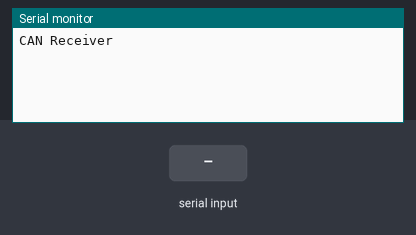
A sketch run on a simulated Arduino Uno, built with avr-gcc and run on an emulated ATmega328P. On the bench: the last lines printed to the serial monitor. The inputs (shaded band) are chosen by the test bench.

Above: at 1.2 s.
1.3 s: "90,45\n" received over Serial
At 1.9 s:
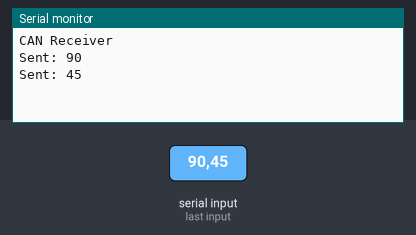
2.8 s: "30,150\n" received over Serial
At 4.8 s:
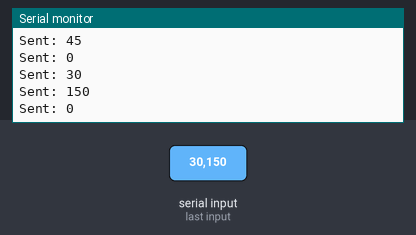
Timing chart, 0 to 6.3 s (numbered marks = the images above; inputs shaded):
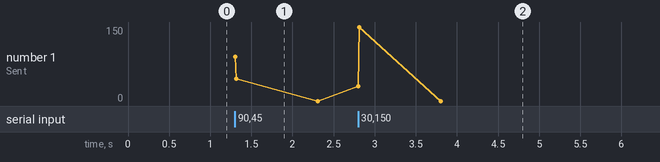

Measured:
- after the input at 1.3 s, the serial monitor: prints a new line at once (image 1)
- after the input at 2.8 s, the serial monitor: prints a new line at once (image 2)

The sketch:

plants_attacker.ino
```cpp
// (licence header left out)
#include "SCT_plants.h"
#include <CAN.h>

//Modbus Registers Offsets
const int LED_COIL = 100;
const int STATE_LEVEL_IREG = 14;
//Used Pins
const int ledPin = 13; //GPIO0

// Events ---------------------------------------------------------------
int controllable_events[] = {1, 3, 5, 7, 9, 11, 13, 15, 17, 19, 21};
int uncontrollable_events[] = {2, 4, 6, 8, 10, 12, 14};
#define open_vin        controllable_events[0]
#define close_vin       controllable_events[1]
#define open_vout       controllable_events[2]
#define close_vout      controllable_events[3]
#define init_system     controllable_events[4]
#define turn_on_mixer   controllable_events[5]
#define turn_off_mixer  controllable_events[6]
#define turn_on_pump    controllable_events[7]
#define turn_off_pump   controllable_events[8]
#define turn_on_tcontrol  controllable_events[9]
#define turn_off_tcontrol controllable_events[10]

#define level_H1        uncontrollable_events[0]
#define level_L1        uncontrollable_events[1]
#define full            uncontrollable_events[2]
#define heated          uncontrollable_events[3]
#define cooled          uncontrollable_events[4]
#define empty           uncontrollable_events[5]
#define process_start   uncontrollable_events[6]

#define NUM_C_EVENTS 11
#define NUM_U_EVENTS 7

//ModbusIP object
//ModbusIP mb;

int a = 0;


void setup() {
  Serial.begin(9600);


 Serial.println("CAN Receiver");
  // start the CAN bus at 500 kbps
  if (!CAN.begin(500E3)) {
    Serial.println("Starting CAN failed!");
    while (1);
  }

}

void loop() {
   //Call once inside loop() - all magic here
   int packetSize = CAN.parsePacket();
   int packId = CAN.packetId();

  if (packetSize) {
    if(packId == 1) {
      // only print packet data for non-RTR packets
      while (CAN.available()) {
        Serial.println((int)CAN.read());
      }
    }


    }


  if (Serial.available()) {
    int input2 = Serial.parseInt();

    CAN.beginPacket(1);
    CAN.write(input2);
    CAN.endPacket();
    Serial.println(String("Sent: ") + input2);

  }

}
```

SCT_plants.cpp
```cpp
/*---------------------------------------

 Supervisory control

This library implements the automata in the Supervisory Control framework

There is two types of automata:
- generic
- supervisor

The generic one is used to implement the model of the plant. The supervisor is used to implement the supervisory control.

Author: Michel Alves - michelrodrigo@ufmg.br
Created in 22/06/2021
*/

#include "SCT_plants.h"

// Struct constructor
State::State(void (*on_enter)(), void (*on_exit)(), char num_state):
  on_enter(on_enter),
  on_exit(on_exit),
  num_state(num_state)
{
}

//Automaton constructor
Automaton::Automaton(State* initial_state)
: m_current_state(initial_state),
  m_transitions(NULL),
  m_num_transitions(0)
{
}

//Automaton destructor
Automaton::~Automaton()
{
  free(m_transitions);
  m_transitions = NULL;

}

//Create a new transition in the automaton
void Automaton::add_transition(State* state_from, State* state_to, int event,
                         void (*on_transition)())
{
  if (state_from == NULL || state_to == NULL)
    return;

  Transition transition = Automaton::create_transition(state_from, state_to, event,
                                               on_transition);
  m_transitions = (Transition*) realloc(m_transitions, (m_num_transitions + 1)
                                                       * sizeof(Transition));
  m_transitions[m_num_transitions] = transition;
  m_num_transitions++;

  Serial.print("Fs: ");
  Serial.print(event);
  Serial.println(1<<state_from->num_state);


}


Automaton::Transition Automaton::create_transition(State* state_from, State* state_to,
                                       int event, void (*on_transition)())
{
  Transition t;
  t.state_from = state_from;
  t.state_to = state_to;
  t.event = event;
  t.on_transition = on_transition;

  return t;
}

void Automaton::trigger(int event)
{
  // Find the transition with the current state and given event.
  for (int i = 0; i < m_num_transitions; ++i)
  {
    if (m_transitions[i].state_from == m_current_state &&
        m_transitions[i].event == event)
    {
      m_current_state = m_transitions[i].make_transition();
      return;
    }
  }
}


int Automaton::current_state(){
  return m_current_state->num_state;
}


State* Automaton::Transition::make_transition()
{
  // Execute the handlers in the correct order.
  if (state_from->on_exit != NULL)
    state_from->on_exit();

  if (on_transition != NULL)
    on_transition();

  if (state_to->on_enter != NULL)
    state_to->on_enter();

  return state_to;
}


DES::DES():
  m_plants(NULL)
{
  m_num_plants = 0;


}

void DES::add_plant(Automaton* plant)
{
  m_plants = (Automaton**) realloc(m_plants, (m_num_plants + 1)
                                                       * sizeof(Automaton*));
  m_plants[m_num_plants] = plant;
  m_num_plants++;
}

void DES::trigger(int event)
{
  for(int i = 0; i < m_num_plants; i++){
    m_plants[i]->trigger(event);
  }

}
```

SCT_plants.h
```cpp
/*---------------------------------------

 Supervisory control

This library implements the automata in the Supervisory Control framework

There is two types of automata:
- generic
- supervisor

The generic one is used to implement the model of the plant. The supervisor is used to implement the supervisory control.

Author: Michel Alves - michelrodrigo@ufmg.br
Created in 22/06/2021
*/

#ifndef SCT_H
#define SCT_H


#if defined(ARDUINO) && ARDUINO >= 100
  #include <Arduino.h>
#else
  #include <WProgram.h>
#endif

//#include "Arduino_AVRSTL.h"
//#include "map"

//Modes of operation for decision making
#define RANDOM        1
#define PRIORITY      2
#define LIST          3
#define PLANT         4

/* State
 * Each state has:
 * - on_enter function: it will be executed when the state is reached
 * - on_exit function: it will be execute when the state is leaved
 * - char num_state: a number that uniquely identifies a state within an automaton
 */
struct State
{
  State(void (*on_enter)(), void (*on_exit)(), char num_state);

  void (*on_enter)();
  void (*on_exit)();
  char num_state;
};


/* Automaton
 * The main class. It implements the structure of the automaton.
 *
 * All the plant models are implemented by objects of this class.
 */
class Automaton
{
public:
  Automaton(State* initial_state);
  ~Automaton();

  void add_transition(State* state_from, State* state_to, int event,
                      void (*on_transition)());
  void trigger(int event);          //triggers an event

  int current_state();              //returns the state number of the current state

private:
  struct Transition
  {
    State* state_from;
    State* state_to;
    int event;
    void (*on_transition)();

    State* make_transition();
  };

  static Transition create_transition(State* state_from, State* state_to,
                                      int event, void (*on_transition)());


  State* m_current_state;             //stores the current state of the automaton
  Transition* m_transitions;          //vector of transitions

  int m_num_transitions;              //stores the number of transitions of the automaton
};


/* DES
 * A system is composed by plant automata and supervisor automata.
 *
 * When multiple automata are being executed at the same time, it is
 * important to verify if shared events are being exceuted at the same time
 * as well.
 */
class DES
{

public:
  DES();
	void add_plant(Automaton* plant);
  void trigger(int event);

private:


	Automaton** m_plants;                //vector of pointers to the plant automata

	int m_num_plants;


};


#endif
```

functions.ino
```cpp
//void build_automata(){
//
//  Serial.println("TANK");
//  TANK.add_transition(&TANK_0, &TANK_1, open_vin, NULL);
//  TANK.add_transition(&TANK_1, &TANK_2, level_H1, NULL);
//  TANK.add_transition(&TANK_2, &TANK_3, open_vout, NULL);
//  TANK.add_transition(&TANK_3, &TANK_0, level_L1, NULL);
//
//
//  System.add_plant(&TANK);
//
//
//}


// id  = 1 controllable events
// id = 2 uncontrollable events
// the first byte in the data will be

//int get_event(int packet_size){
//  int id = CAN.packetId();
//  int received_event;
//  int event;
//  int aux;
//
//
//   received_event = (int)CAN.read();
//   digitalWrite(v_out, HIGH);
//   delay(100);
//   digitalWrite(v_out, LOW);
//  Serial.println(String("Received event: ") + received_event);
//
//  return received_event;
//
//
//}


//void update_setpoint(){
//
//  int aux = 0;
//  int value1 = Setpoint / 1000;
//  aux = Setpoint - value1 * 1000;
//  int value2 =  aux / 100;
//  aux = aux - value2 * 100;
//  int value3 = aux / 10;
//  aux = aux - value3 * 10;
//  EEPROM.update(TEMP_SETPOINT_ADDRESS, aux);
//  EEPROM.update(TEMP_SETPOINT_ADDRESS+1, value3);
//  EEPROM.update(TEMP_SETPOINT_ADDRESS+2, value2);
//  EEPROM.update(TEMP_SETPOINT_ADDRESS+3, value1);
//
//  value1 = Setpoint2 / 1000;
//  aux = Setpoint2 - value1 * 1000;
//  value2 =  aux / 100;
//  aux = aux - value2 * 100;
//  value3 = aux / 10;
//  aux = aux - value3 * 10;
//  EEPROM.update(TEMP2_SETPOINT_ADDRESS, aux);
//  EEPROM.update(TEMP2_SETPOINT_ADDRESS+1, value3);
//  EEPROM.update(TEMP2_SETPOINT_ADDRESS+2, value2);
//  EEPROM.update(TEMP2_SETPOINT_ADDRESS+3, value1);
//}
//
//void read_setpoint(){
//  Setpoint = EEPROM.read(TEMP_SETPOINT_ADDRESS) + EEPROM.read(TEMP_SETPOINT_ADDRESS+1)*10 + EEPROM.read(TEMP_SETPOINT_ADDRESS+2)*100 + EEPROM.read(TEMP_SETPOINT_ADDRESS+3)*1000;
//  Setpoint2 = EEPROM.read(TEMP2_SETPOINT_ADDRESS) + EEPROM.read(TEMP2_SETPOINT_ADDRESS+1)*10 + EEPROM.read(TEMP2_SETPOINT_ADDRESS+2)*100 + EEPROM.read(TEMP2_SETPOINT_ADDRESS+3)*1000;
//}
//
//
//void update_level_levels(){
//  int value1 = maxLevel / 1000;
//  int aux = maxLevel - value1 * 1000;
//  int value2 =  aux / 100;
//  aux = aux - value2 * 100;
//  int value3 = aux / 10;
//  aux = aux - value3 * 10;
//  EEPROM.update(MAX_LEVEL_ADDRESS, aux);
//  EEPROM.update(MAX_LEVEL_ADDRESS+1, value3);
//  EEPROM.update(MAX_LEVEL_ADDRESS+2, value2);
//  EEPROM.update(MAX_LEVEL_ADDRESS+3, value1);
//
//  value1 = timerMixer / 1000;
//  aux = timerMixer - value1 * 1000;
//  value2 =  aux / 100;
//  aux = aux - value2 * 100;
//  value3 = aux / 10;
//  aux = aux - value3 * 10;
//  EEPROM.update(TIMER_MIXER_ADDRESS, aux);
//  EEPROM.update(TIMER_MIXER_ADDRESS+1, value3);
//  EEPROM.update(TIMER_MIXER_ADDRESS+2, value2);
//  EEPROM.update(TIMER_MIXER_ADDRESS+3, value1);
//
//
//}
//void read_level_levels(){
//  maxLevel = EEPROM.read(MAX_LEVEL_ADDRESS) + EEPROM.read(MAX_LEVEL_ADDRESS+1)*10 + EEPROM.read(MAX_LEVEL_ADDRESS+2)*100 + EEPROM.read(MAX_LEVEL_ADDRESS+3)*1000;
//  timerMixer = EEPROM.read(TIMER_MIXER_ADDRESS) + EEPROM.read(TIMER_MIXER_ADDRESS+1)*10 + EEPROM.read(TIMER_MIXER_ADDRESS+2)*100 + EEPROM.read(TIMER_MIXER_ADDRESS+3)*1000;
//
//}
```

state_actions.ino
```cpp
//void VIN_0_action(){
//   Serial.println("VIN estado 0");
//   digitalWrite(v_in, LOW);
//}
//
//void VIN_1_action(){
//    Serial.println("VIN estado 1");
//    digitalWrite(v_in, HIGH);
//}
//
//void VOUT_0_action(){
//    Serial.println("VOUT estado 0");
//    digitalWrite(v_out, LOW);
//
//}
//
//void VOUT_1_action(){
//  Serial.println("VOUT estado 1");
//  digitalWrite(v_out, HIGH);
//
//}
//
//void TANK_0_action(){
//  Serial.println("esvaziou");
//
//  CAN.beginPacket(1);
//   CAN.write(level_L1);
//   CAN.endPacket();
//
//}
//
//void TANK_1_action(){
//    Serial.println("enchendo");
//}
//
//void TANK_2_action(){
//  Serial.println("encheu");
//
//   CAN.beginPacket(1);
//   CAN.write(level_H1);
//   CAN.endPacket();
//
//}
//
//void TANK_3_action(){
//    Serial.println("esvaziando");
//}
//
void MIXER_0_action(){
    Serial.println("MIXER turned off");
    digitalWrite(ledPin, LOW);
}

void MIXER_1_action(){
  Serial.println("MIXER turned on");
  digitalWrite(ledPin, HIGH);

}
//
//void PUMP_0_action(){
//    Serial.println("PUMP turned off");
//
//}
//
//void PUMP_1_action(){
//  Serial.println("PUMP turned on");
//
//}
//
//void TEMP_0_action(){
//    Serial.println("TEMP control turned off");
//    Output = 0;
//
//
//}
//
//void TEMP_1_action(){
//  Serial.println("TEMP control turned on");
//  aux = 0;
//}
//
//void TEMP_2_action(){
//    Serial.println("Temp control heated");
//    aux = 0;
//    CAN.beginPacket(1);
//    CAN.write(heated);
//    CAN.endPacket();
//}
//
//void TEMP_3_action(){
//  Serial.println("Temp control cooled");
//  CAN.beginPacket(1);
//  CAN.write(cooled);
//  CAN.endPacket();
//
//}
```
